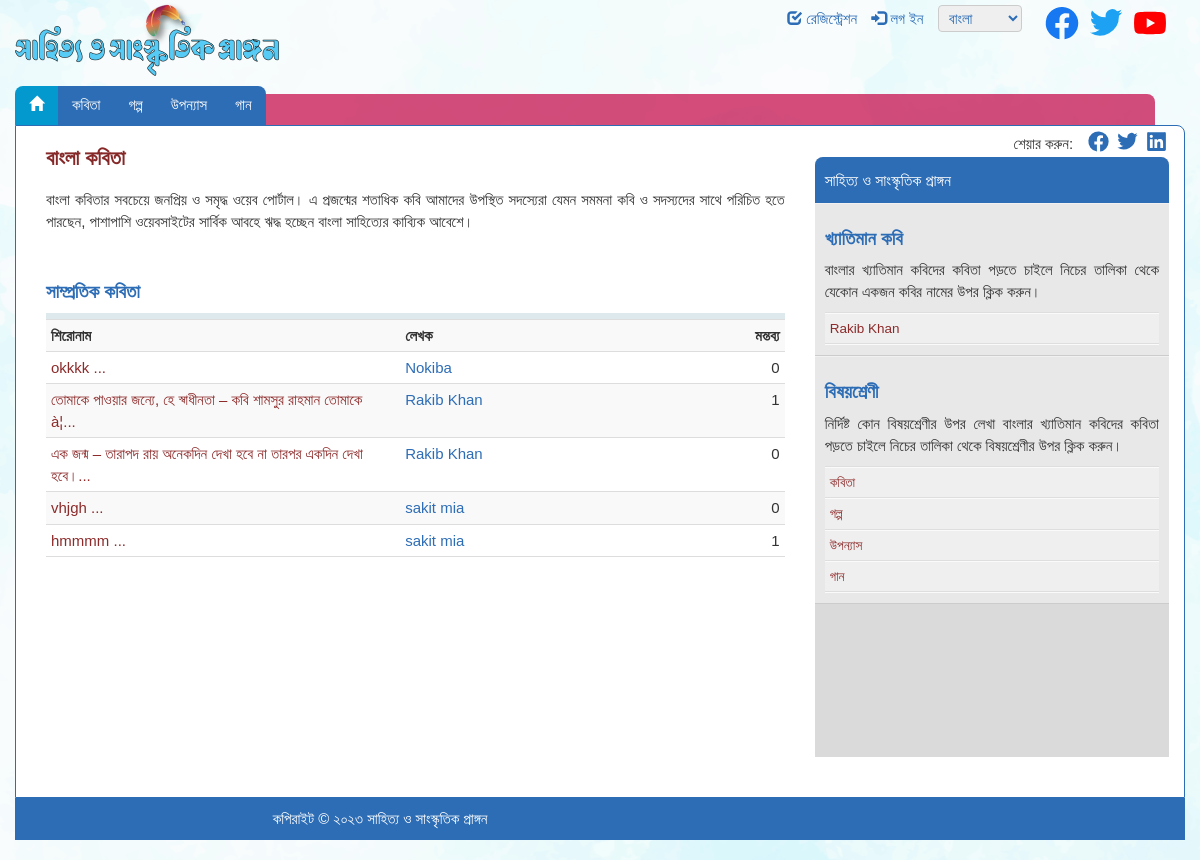
Page /poems.php on the committed database.
### tables this page shows
CREATE TABLE `contents` (
  `id` int(11) NOT NULL,
  `user` int(20) NOT NULL,
  `categories` varchar(200) NOT NULL,
  `content` text NOT NULL,
  `file` varchar(255) DEFAULT NULL,
  `approved` int(11) NOT NULL DEFAULT 0
);

CREATE TABLE `users` (
  `id` int(11) NOT NULL,
  `name` varchar(255) NOT NULL,
  `aa` tinyint(4) NOT NULL DEFAULT 0,
  `notification` tinyint(10) NOT NULL DEFAULT 0,
  `bio` varchar(500) DEFAULT NULL,
  `gender` varchar(100) NOT NULL,
  `email` varchar(255) NOT NULL,
  `phone` int(50) DEFAULT NULL,
  `occupation` varchar(100) NOT NULL,
  `nationality` varchar(100) NOT NULL,
  `password` varchar(255) NOT NULL,
  `photo` varchar(255) DEFAULT NULL
);

### parts/page_poems.php (the view, shortened to what this page needs)
<div class="col-md-8">
    <h1>বাংলা কবিতা</h1>
    <div class="about top10 sl-content" data-height="150" data-less-caption="সংক্ষিপ্ত"
         data-more-caption="বিস্তারিত">
        <div class="page-text display-block">
            <p> বাংলা কবিতার সবচেয়ে জনপ্রিয় ও সমৃদ্ধ ওয়েব পোর্টাল। এ
                প্রজন্মের শতাধিক কবি আমাদের  উপস্থিত সদস্যেরা
                যেমন সমমনা কবি ও সদস্যদের সাথে পরিচিত হতে পারছেন, পাশাপাশি ওয়েবসাইটের সার্বিক আবহে ঋদ্ধ হচ্ছেন
                বাংলা সাহিত্যের কাব্যিক আবেশে। </p>
        </div>
    </div>
    <h2>সাম্প্রতিক কবিতা</h2>
    <div>
        <div class="tab-content">
            <div role="tabpanel" class="tab-pane active" id="poem">
                <div class="list-options">
                </div>
                <table class="post-list table table-striped table-responsive table-condensed">
                    <tr>
                        <th class="post-title">
                            <div class="row">
                                <div class="col-sm-6">
                                    শিরোনাম
                                </div>
                                <div class="col-sm-6 hidden-xs">লেখক</div>
                            </div>
                        </th>
                        <th class="text-right">মন্তব্য</th>
                    </tr>
                    <?php
                    $view = "SELECT contents.id,contents.content, contents.file, contents.categories, users.id as user_id,users.name as user_name, COUNT(comments.id) AS comments_count
FROM contents
JOIN users ON contents.user = users.id
LEFT JOIN comments ON contents.id = comments.content_id
WHERE categories='কবিতা' AND approved = '1'
GROUP BY contents.id
ORDER BY `contents`.`id`  DESC";
                    $run = mysqli_query($cn, $view);
                    while ($data = mysqli_fetch_array($run)) {
                        ?>
                        <tr class="">
                            <td>
                                <div class="row">
                                    <div class="col-sm-6">
                                        <a href="view.php?id=<?php echo $data['id']; ?>">
                                <?php
                                $text = $data['content'];
                                $stripped = strip_tags($text);
                                $truncated = substr($stripped, 0, 170);
                                echo $truncated . "...";
                                ?>
                                        </a>
                                    </div>
                                    <div class="col-sm-6 author-name">
                                        <span class="author-left"> - </span><a
                                                href="user.php?id=<?php echo $data['user_id']; ?>"><?php echo $data['user_name']; ?> </a>
                                    </div>
                                </div>
                            </td>
                            <td class="text-right"><?php echo $data['comments_count']; ?></td>
                        </tr>
                    <?php } ?>
                </table>
            </div>
        </div>
    </div>
</div>

### parts/sidebar.php (shortened to what this page needs)
<div class="col-md-4">
    <div class="share-on-social">
        শেয়ার করুন: &nbsp;
        <a class="share-facebook" title="Share on Facebook" rel="external noopener nofollow"
           href=""
           aria-label="Share on Facebook">
        </a>
        <a class="share-twitter" title="Share on Twitter" rel="external noopener nofollow"
           href="" aria-label="Share on Twitter">
        </a>
        <a class="share-linkedin" title="Share on LinkedIn" rel="external noopener nofollow"
           href="" aria-label="Share on LinkedIn">
        </a>
    </div>
    <div class="row">
        <div class="col-md-12">
            <div class="mid-col">
                <div class="search-box">
                    <h4>সাহিত্য ও সাংস্কৃতিক প্রাঙ্গন</h4>
                </div>
                <div class="panel-box">
                    <h2>খ্যাতিমান কবি</h2>
                    <p>বাংলার খ্যাতিমান কবিদের কবিতা পড়তে চাইলে নিচের তালিকা থেকে যেকোন একজন কবির নামের উপর
                        ক্লিক করুন।</p>
                    <ul class="item-list">
                        <?php
                        $view = "SELECT * FROM `users` WHERE aa='1' ORDER BY `users`.`id`  DESC;";
                        $run = mysqli_query($cn, $view);
                        while ($data = mysqli_fetch_array($run)) {
                            ?>
                            <li itemscope>
                                <a title="<?php echo $data['name']; ?>"
                                   href="user.php?id=<?php echo $data['id']; ?>"><span
                                            itemprop="name"><?php echo $data['name']; ?></span></a>
                            </li>
                        <?php } ?>
                    </ul>
                </div>
                <div class="panel-box">
                    <h2>বিষয়শ্রেণী</h2>
                    <p>নির্দিষ্ট কোন বিষয়শ্রেণীর উপর লেখা বাংলার খ্যাতিমান কবিদের কবিতা পড়তে চাইলে নিচের তালিকা
                        থেকে বিষয়শ্রেণীর উপর ক্লিক করুন।</p>
                    <ul class="item-list">
                        <li><a title="Rhymes" href="poems.php">কবিতা</a></li>
                        <li><a title="Realistic Poems" href="stories.php">গল্প</a>
                        </li>
                        <li><a title="Patriotic Poems" href="nobels.php">উপন্যাস</a>
                        </li>
                        <li><a title="Patriotic Poems" href="songs.php">গান
                            </a>
                        </li>
                    </ul>
                </div>
            </div>
        </div>
    </div>
</div>

### rows in the picture
contents: content "okkkk", users.name "Nokiba", comments_count "0"
contents: content "তোমাকে পাওয়ার জন্যে, হে স্বাধীনতা – কবি শামসুর রাহমান তোমাকে à¦", users.name "Rakib Khan", comments_count "1"
contents: content "এক জন্ম – তারাপদ রায় অনেকদিন দেখা হবে না তারপর একদিন দেখা হবে।", users.name "Rakib Khan", comments_count "0"
contents: content "vhjgh", users.name "sakit mia", comments_count "0"
contents: content "hmmmm", users.name "sakit mia", comments_count "1"
users: name "Rakib Khan"
